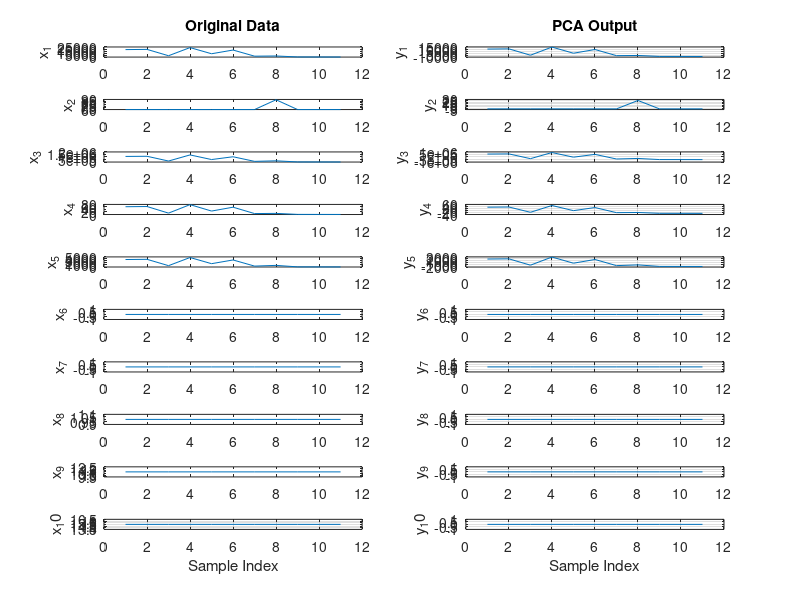

Write MATLAB code to recreate this figure. (Note: this script raises an error after producing the figure.)
%%%%%%%%%%%%%%%%%%%%%%%%%%%%%%%%%%%%%%%%%%%%%%%%%%%%%%%%%%%%%%%%%%%%%%%%%%%%%%%%%%%%%%
%ICMP flood - PCA only 
%
%
%Author : 
%Date Created : 
%%%%%%%%%%%%%%%%%%%%%%%%%%%%%%%%%%%%%%%%%%%%%%%%%%%%%%%%%%%%%%%%%%%%%%%%%%%%%%%%%%%%%%
clear all;%#ok
close all;
clc


%Load the saved feature dataset 
load('icmp_Feat.mat');

%%
%Calculate PCA
[pc,score,ev] = pca(X);
PCA_out = score*pc';

%Remove redundant information - eigen values are less or equal to zero
j=1;
for ii=1:size(PCA_out,2)
    if(sum(PCA_out(:,ii))==0)
%         disp('All zeros');
    else
        nwPCA(:,j)=PCA_out(:,ii);
        j=j+1;
    end  
end

%%
%Create attkmatrix
N=size(PCA_out,1);
S1={};
attkmatrx =zeros(2,N);

for ii=1:N
    if(PCA_out(ii,4)<1)
        S1{ii}='Normal';%#ok
        attkmatrx(1,ii)=1;
    else
        S1{ii}='Attack';%#ok
        attkmatrx(2,ii)=1;
    end
end

indx=randperm(N,5);
temp=attkmatrx(indx);
attkmatrx(1,indx) = ~temp;
attkmatrx(2,indx) = ~temp;
%%
%Plotting Inputs vs reduced PCA output
D = size(X,2);
for d=1:D
    % Original Data
    subplot(D,2,2*d-1);
    plot(X(:,d));
    ylabel(['x_' num2str(d)]);
    if d==D
        xlabel('Sample Index');
    end
    if d==1
        title('Original Data');
    end 
end

grid on;
D1 = size(PCA_out,2);
for d1=1:D1
   % Transformed Data
    subplot(D1,2,2*d1);
    plot(PCA_out(:,d1));
    ylabel(['y_' num2str(d1)]);
    if d1==D1
        xlabel('Sample Index');
    end
    if d1==1
        title('PCA Output');
    end
    grid on;  
end

%%
S2={};
for ii=1:N
    if(attkmatrx(1,ii)==1)
        S2{ii}='Normal';
    else
        S2{ii}='Attack';
    end
end

%%
% Classification using FeedForward Networks
input=nwPCA';
t=attkmatrx;

% Create a Pattern Recognition Network
trainFcn = 'trainscg';
hiddenLayerSize = 10;
net = patternnet(hiddenLayerSize);

% Set up Division of Data for Training, Validation, Testing
net.divideParam.trainRatio = 70/100;
net.divideParam.valRatio = 15/100;
net.divideParam.testRatio = 15/100;

% Train the Network
[net,tr] = train(net,input,t);

% Test the Network
testX = input;
testT = t;

testY = net(testX);

%Plotting
figure
plotconfusion(testT,testY);
figure
plotroc(testT,testY);

%Plot Errors
errors=testT-testY;
E=abs(errors(1,:));
figure;
plot([1:length(E)],E);%#ok
xlabel('Instances');
ylabel('Errors=target-outputs');
title('Errors Plot');


%%
%Metrics Calculation
% Actual | Neg | True Neg  | False Pos |
%        | Pos | False Neg | True Pos  |

[c,cm,ind,per] = confusion(testT,testY);

TP = cm(2,2);
TN = cm(1,1);
FP = cm(1,2);
FN = cm(2,1);

Precision = (TP / (TP + FP))*100;
Accuracy = ((TP+TN)/(TP+TN+FP+FN))*100;
Sensitivity = (TP/(TP+FN))*100;
Specificity = (TN/(FP+TN))*100;
Fscore = ((2*TP)/(2*TP+FP+FN))*100;
FallOut = ( FP /(FP + TN))*100;               %False POsitive Rate
NPV = (TN / (TN + FN))*100;                   %NEgaitve Predictive Value

ID_Met = [Precision;Accuracy;Sensitivity;Specificity;Fscore;FallOut;NPV];


%%
%Plot the attack and normal traffic with reduced dataset
figure;
plot([1:N],input(1,:));%#ok
xlabel('Sample Index');
ylabel('Traffic Fitness');
title('Traffic Data');

%%
%INtrusion Prevention System
Xips={};

%Reconstruct the IP and feature with class table for user 
for ii=1:N
    Xips{ii,1}=myStr(ii).SrcIP;%#ok
    Xips{ii,2}=myStr(ii).DstIP;%#ok
    Xips{ii,3}=input(ii);%#ok
    Xips{ii,4}=S2{ii};%#ok
end

%Filter the system and white list the attack IP sources
%Filter target
filt_tgt = zeros(2,N);
for ii=1:N
    if(strcmp(Xips{ii,4},'Normal'))
        filt_tgt(1,ii)=1;
    else
        filt_tgt(2,ii)=1; 
    end
end

indx1=randperm(N,3);
temp1=filt_tgt(indx);
filt_tgt(1,indx) = ~temp1;
filt_tgt(2,indx) = ~temp1;


input1=input;
tgt=filt_tgt;

% Create a Pattern Recognition Network
hiddenLayerSize = 10;
net1 = patternnet(hiddenLayerSize);

% Set up Division of Data for Training, Validation, Testing
net1.divideParam.trainRatio = 70/100;
net1.divideParam.valRatio = 15/100;
net1.divideParam.testRatio = 15/100;

% Train the Network
[net1,tr1] = train(net1,input1,tgt);

% Test the Network
outputs_ips = net1(input);

%Plotting - IPS
figure
plotconfusion(tgt,outputs_ips);
figure
plotroc(tgt,outputs_ips);

%Metrics for IPS

[c1,cm1,ind1,per1] = confusion(tgt,outputs_ips);

TP1 = cm1(2,2);
TN1 = cm1(1,1);
FP1 = cm1(1,2);
FN1 = cm1(2,1);

Precision1 = (TP1 / (TP1 + FP1))*100;
Accuracy1 = ((TP1+TN1)/(TP1+TN1+FP1+FN1))*100;
Sensitivity1 = (TP1/(TP1+FN1))*100;
Specificity1 = (TN1/(FP1+TN1))*100;
Fscore1 = ((2*TP1)/(2*TP1+FP1+FN1))*100;
FallOut1 = ( FP1 /(FP1 + TN1))*100;               %False POsitive Rate
NPV1 = (TN1 / (TN1 + FN1))*100; 

IP_Met = [Precision1;Accuracy1;Sensitivity1;Specificity1;Fscore1;FallOut1;NPV1];

%%
%Save the Black Listed SourceIP Addresses to the cloud
blist={};j=1;
for ii=1:N
    if(strcmp(Xips{ii,4},'Attack'))
        blist{j}=Xips{ii,1};%#ok
        j=j+1;
    end
end
 
[nrows, ncols]=size(blist);
%Write the blacklist to a txt file
fid1=fopen('C:\apachetomcat9\webapps\TestDoc\BlackList.xls','w');
for col=1:ncols
    fprintf(fid1,'%s\n',blist{1,col});
end
fclose(fid1);

%Save to Cloud
blacklisttoCloud()
